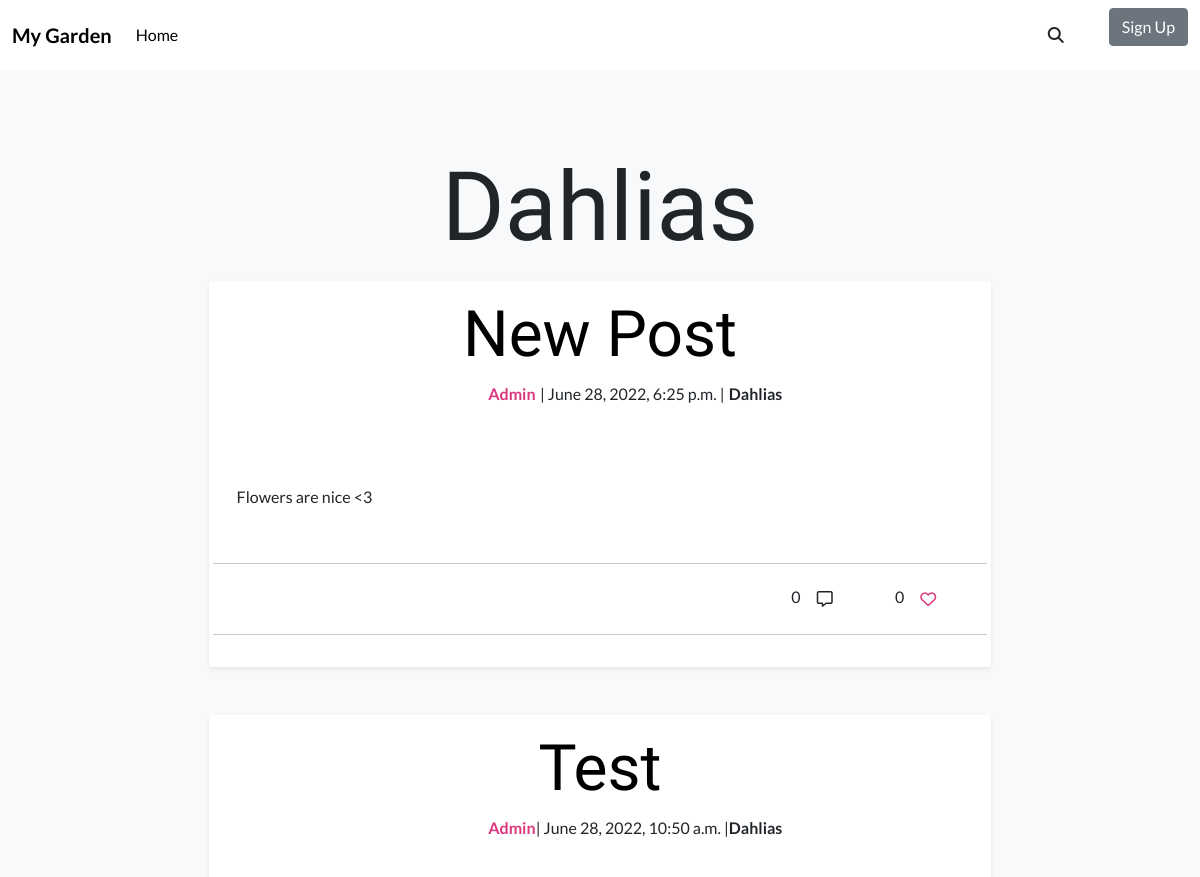
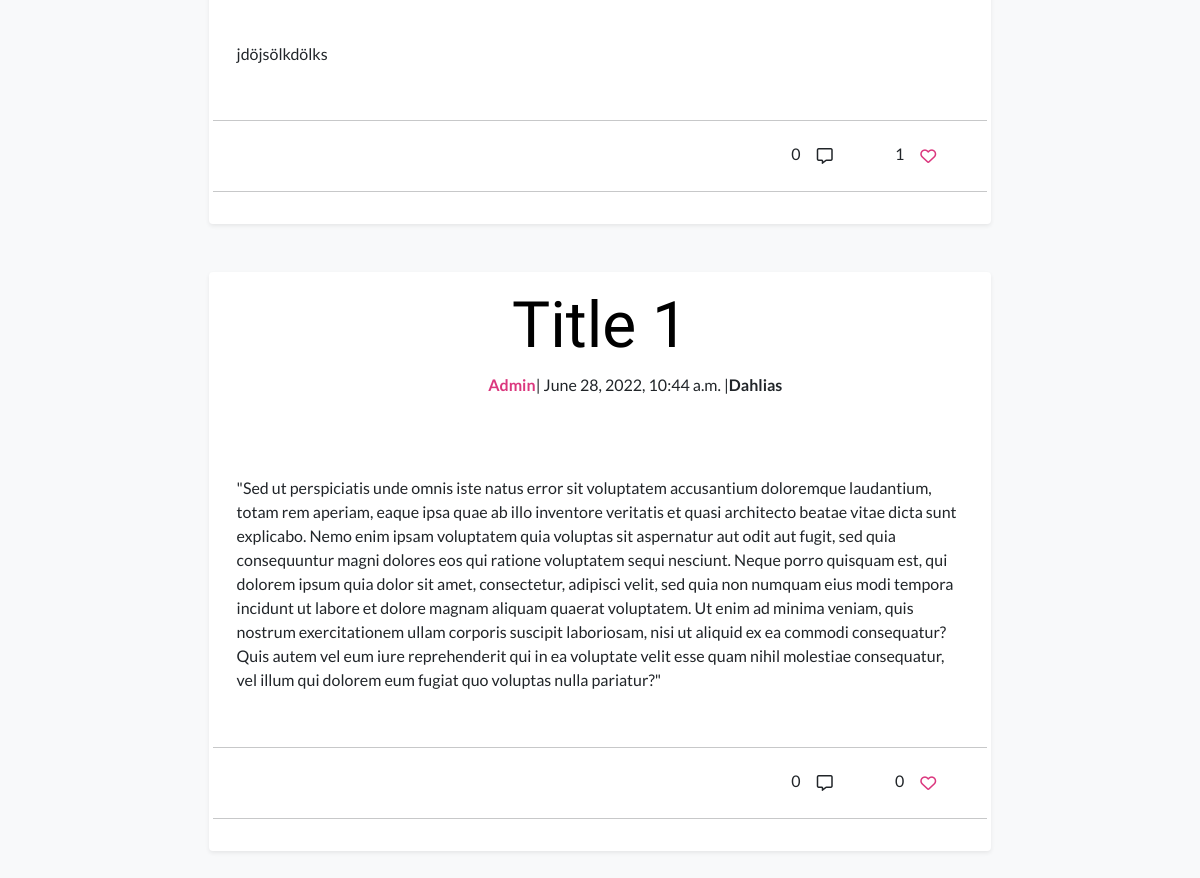
The page /category/dahlias/ on the database as committed earlier (2 pictures, top to bottom).
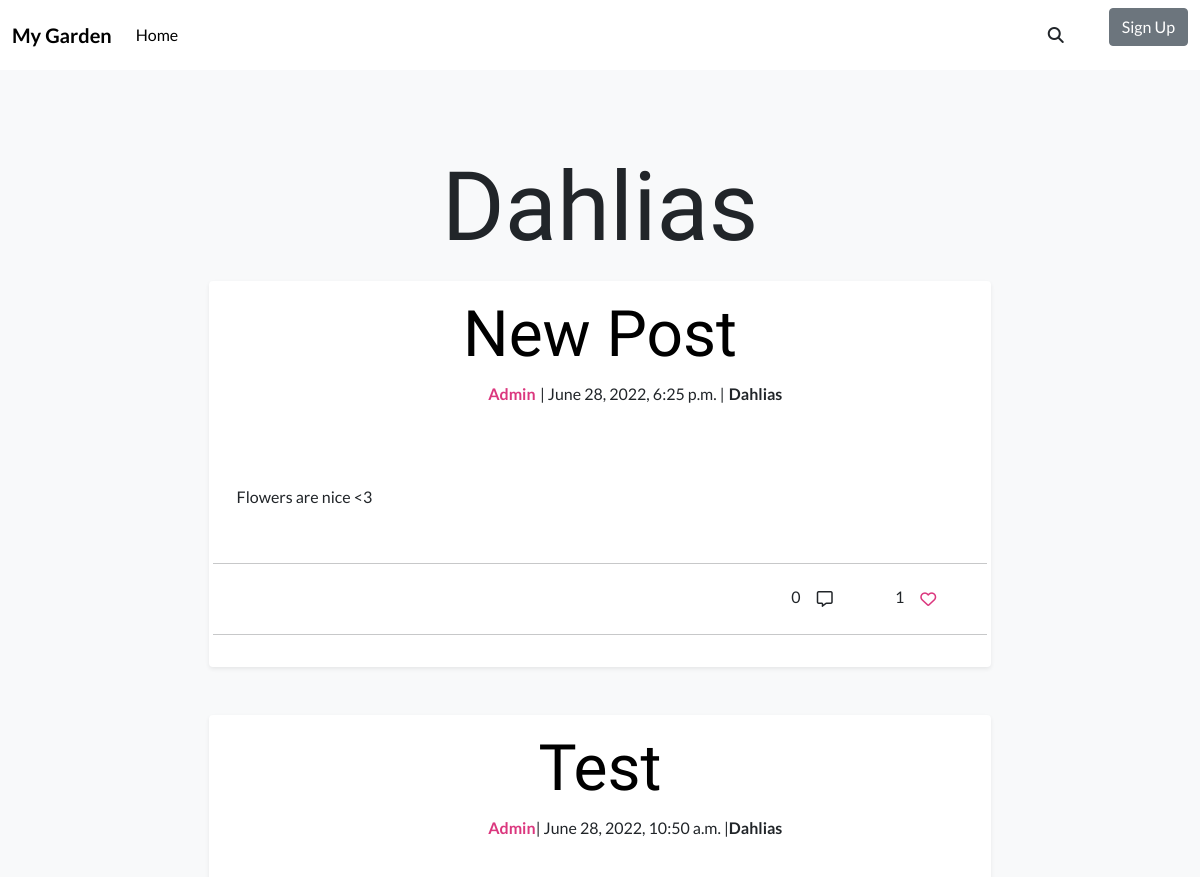
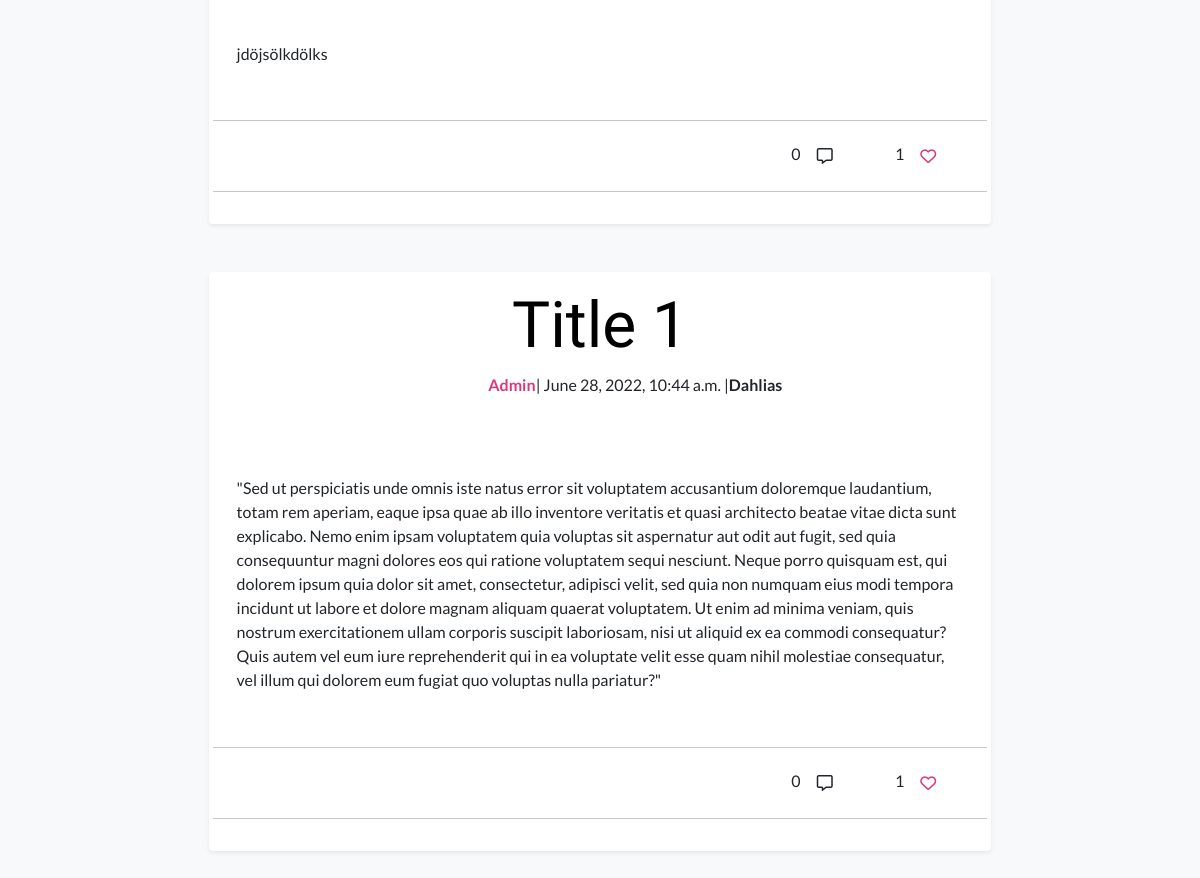
The same page on the database as committed later (2 pictures, top to bottom).
### blog_post/models.py (models this page shows, shortened)
class Category(models.Model):
    name = models.CharField(
        max_length=50,
        unique=True,
        blank=False,
        null=False,
        )
    slug = models.SlugField(
        max_length=200,
        unique=True,
        blank=False,
        null=False,
        )
    category_img = CloudinaryField(
        'category_image',
        default='default_image',
        )  #  TODO: Add a default picture
    class Meta:
        verbose_name_plural = "categories"
    def __str__(self):
        return f'{self.name}'

class Post(models.Model):
    PUBLISH_STATUS = ((0, 'Draft'), (1, 'Publish'))
    title = models.CharField(max_length=100)
    slug = models.SlugField(max_length=200, unique=True)
    meta_description = models.CharField(max_length=150, blank=True)
    author = models.ForeignKey(
        User,
        on_delete=models.CASCADE,
        related_name='post_author',
        )
    category = models.ForeignKey(
        Category,
        on_delete=models.CASCADE,
        related_name='post_category',
        )
    created_on = models.DateTimeField(auto_now_add=True)
    updated_on = models.DateTimeField(auto_now=True)
    content = models.TextField()
    published = models.IntegerField(choices=PUBLISH_STATUS, default=0)
    publish_date = models.DateTimeField(blank=True, null=True)
    likes = models.ManyToManyField(
        Profile,
        related_name='post_likes',
        default=[0],
        blank=True
        )
    number_of_likes = models.BigIntegerField(default='0')
    liked = models.BooleanField(default=False)
    post_img = CloudinaryField(
        'post_image',
        default='default_image'
        )  # TODO: Add a default picture
    class Meta:
        ordering = ['-created_on']

### home/views.py (the view)
# urls.py: path('category/<slug:slug>/', views.CategoryPostList.as_view(), name='post_by_category'),
class CategoryPostList(generic.ListView):
    model = Post
    template_name = 'posts_by_category.html'
    context_object_name = 'posts_by_category'
    def get(self, request, slug, *args, **kwargs):
        category = get_object_or_404(Category, slug=slug)
        queryset = Post.objects.filter(published=1, category=category).order_by('-created_on')
        context = {
            'post_list': queryset,
            'category': category
            }
        return render(
            request,
            'posts_by_category.html',
            context
        )

### home/templates/posts_by_category.html
{% extends 'base.html' %}
{% load static %}
{% block content %}
    <h1 class="text-center mb-3">{{category.name}}</h1>
    {% for post in post_list %}
            {% include 'blog_post_list.html' %}
    {% endfor %}
{% endblock %}

### templates/base.html (shortened to what this page needs)
{% load static %}
<!DOCTYPE html>
<html lang="en">
<head>
  <link href="https://cdn.jsdelivr.net/npm/bootstrap@5.0.2/dist/css/bootstrap.min.css" rel="stylesheet"
>
  <link rel="stylesheet" href="{% static 'css/style.css' %}">
</head>
<body class="bg-light">
  <header>
    <nav class="navbar navbar-expand-lg navbar-white bg-white">
      <div class="container-fluid">
        <a class="navbar-brand" href="{% url 'index' %}">My Garden</a>
        <div class="collapse navbar-collapse" id="navbarSupportedContent">
          <ul class="navbar-nav me-auto mb-2 mb-lg-0">
            <li class="nav-item">
              <a class="nav-link active" aria-current="page" href="{% url 'index' %}">Home</a>
            </li>
          </ul>
          <form class="d-flex" method="GET" action="{% url 'search' %}">
            <button class="btn" id="btn-search" type="button"><i class="fas fa-search"></i></button>
          </form>
          <ul>
            {% if request.user.is_authenticated %}
              <a class="btn btn-secondary" href="{% url 'account_logout' %}">Sign Out</a>
            {% else %}
              <a class="btn btn-secondary" href="{% url 'account_login' %}">Sign Up</a>
            {% endif %}
          </ul>
        </div>
      </div>
    </nav>
  </header>
  <div id="content-wrapper" class="container">
    {% block content %}
    {% endblock %}
  </div>
</body>
</html>

### home/templates/blog_post_list.html (shortened to what this page needs)
{% block content %}
<article class="mx-auto blog-post-list shadow-sm p-3 mb-5 bg-body rounded">
    <div class="row">
        <span class="text-center">
            <a href="{% url 'blog_post' post.slug %}" class="blog-post-header">
                <h1 class="display-3 text-capitalize blog-post-header">{{post.title}}</h1>
            </a>
        </span>
    </div>
    <div class="row">
        <div class="col-lg-5 col-md-5 col-sm-5 g-0">
            <p class="text-lg-end text-md-end text-sm-end fw-bold post-author">{{post.author}}</p>
        </div>
        <div class="col-lg-3 col-md-7 col-sm-7 g-0">
            <p class="text-lg-center text-md-center">| {{post.created_on}} |</p>
        </div>
        <div class="col-lg-4 col-md-12 col-sm-12 g-0">
            <p class="text-lg-start text-md-center text-sm-center text- fw-bold">{{post.category}}</p>
        </div>
    </div>
    <div>
    </div>
    <article id="blog-post-body">
        <div class="row">
            <p class="blog-post-content"> {{post.content}} </p>
            <hr>
        </div>
    </article>
    <div class="comment-and-like-section">
        <div class="row">
            <div class="col-10">
                <p class="text-end">{{post.post_comments.count}}
                    <button class="btn btn-comments" type="button"><i class="far fa-comment-alt"></i></button>
                </p>
            </div>
            <div class="col-2 text-center">
                <span>{{post.number_of_likes}}</span>
                {% if request.user.is_authenticated %}
                    {% if post.liked %}
                    <button class="btn btn_likes" id="btn-like" name="{% url 'post_likes' post.slug %}" type="submit"
                    value="{{post.id}}"><i id="btn-i" class="fas fa-heart btn-icon"></i></button>
                    {% else %}
                    <button class="btn btn_likes" id="btn-like" name="{% url 'post_likes' post.slug %}" type="submit"
                    value="{{post.id}}"><i id="btn-i" class="far fa-heart btn-icon"></i></button>
                    {% endif %}
                {% else %}
                <button class="btn" id="btn-like" onclick="alertMsgVisitorLikes()"><i id="btn-i"
                        class="far fa-heart btn-icon"></i></button>
                {% endif %}
            </div>
            <hr>
        </div>
    </div>
</article>
{% endblock %}

### static/css/style.css (style rules this page uses)
h1 { font-family: 'Amatic SC', cursive; font-size: 6rem; }
body { font-family: 'Lato', sans-serif; }
a { text-decoration: none; text-align: center; color: black; }
#btn-i { color: #db377e; }
#btn-search { box-shadow: none; }
#content-wrapper { margin-top: 5rem }
.navbar-brand { font-weight: bold; }
.nav-link { color:black; }
.blog-post-header { display: inline-block; }
.blog-post-list { width: 70%; margin-bottom: 5%; padding-top: 2%; padding-left: 5%; padding-right: 5%; background-color: white; }
.post-author { color: #db377e; }
.blog-post-content { padding: 5% 3% 5% 3%; }

Rows that differ between the two databases and show on the page:
changed Post "New Post": number_of_likes "0" → "1"
changed Post "Title 1": number_of_likes "0" → "1"
